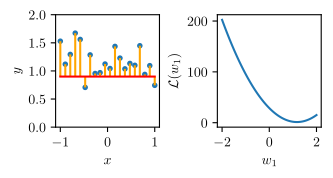

Source code (Python):
import numpy as np
np.random.seed(0)
import matplotlib.pyplot as plt
plt.rcParams['text.usetex'] = True

import argparse
parser = argparse.ArgumentParser()
parser.add_argument('filename', type=str)
args = parser.parse_args()

N = 20
xs = np.linspace(-1, 1, N)
y = 1 + 0.3*np.random.randn(N)
fig, axs = plt.subplots(ncols=2, figsize=(2*1.7,1.7), sharey=False)
fig.tight_layout()

yh = 0.9*np.ones(20)
axs[0].vlines(xs, y, yh, colors='orange')
axs[0].scatter(xs, y, marker='.')
axs[0].plot(xs, yh, c='red')
axs[0].set_xlabel('$x$')
axs[0].set_ylabel('$y$')
axs[0].set_ylim(0, 2)

w0s = np.linspace(-2, 2, 100)
Ls = np.sum((y - w0s[:, None])**2, -1)

axs[1].plot(w0s, Ls)
axs[1].set_xlabel('$w_1$')
axs[1].set_ylabel('$\\mathcal{L}(w_1)$')


fig.savefig(args.filename, bbox_inches='tight')
